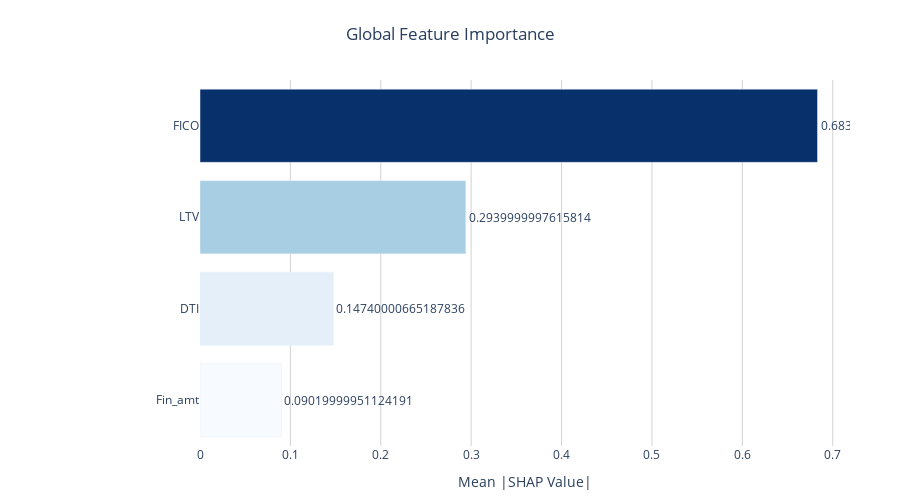

This figure's notebook cell:
### Markdown cell above
---
## 1. Global Feature Importance

**What it shows:** Which features matter most for predicting loan bookings

### Code cell
fig = interp.plot_global_importance(top_n=10)
fig.show()

### Figure 1 — Plotly figure (JSON) as saved in the notebook; plotly's stock layout.template omitted (floating-point values rounded to 4 significant figures)
{"data": [{"hovertemplate": "<b>%{y}</b><br>Importance: %{x:.4f}<extra></extra>", "marker": {"color": [0.09015, 0.1474, 0.294, 0.6831], "colorscale": [[0.0, "rgb(247,251,255)"], [0.125, "rgb(222,235,247)"], [0.25, "rgb(198,219,239)"], [0.375, "rgb(158,202,225)"], [0.5, "rgb(107,174,214)"], [0.625, "rgb(66,146,198)"], [0.75, "rgb(33,113,181)"], [0.875, "rgb(8,81,156)"], [1.0, "rgb(8,48,107)"]], "showscale": false}, "orientation": "h", "text": [0.0902, 0.1474, 0.294, 0.6831], "textposition": "outside", "type": "bar", "x": [0.09015, 0.1474, 0.294, 0.6831], "y": ["Fin_amt", "DTI", "LTV", "FICO"]}], "layout": {"height": 500, "hovermode": "closest", "margin": {"b": 50, "l": 200, "r": 50, "t": 80}, "plot_bgcolor": "white", "showlegend": false, "title": {"text": "Global Feature Importance", "x": 0.5, "xanchor": "center"}, "xaxis": {"gridcolor": "lightgray", "gridwidth": 1, "showgrid": true, "title": {"text": "Mean |SHAP Value|"}}, "yaxis": {"showgrid": false, "title": {"text": ""}}}}
